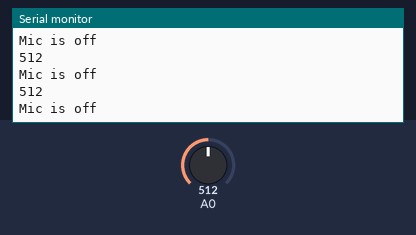
A sketch run on a simulated Arduino Uno, built with avr-gcc and run on an emulated ATmega328P. Parts: the last lines printed to the serial monitor. The inputs (shaded band) are chosen by the test bench; at power-on: A0 = 512.

Above: at 1.3 s.
1.4 s: A0 set to 686
At 1.81 s:
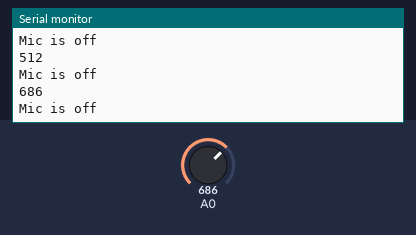
2.9 s: A0 set to 710
At 3.31 s:
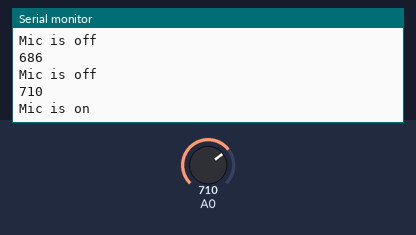
Timing chart, 0 to 5.9 s (numbered marks = the images above; inputs shaded):
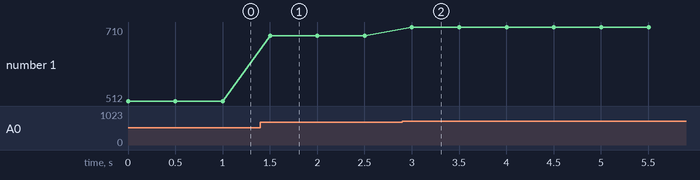

Measured:
- the behaviour switches between 700 and 701 on A0 (found by bisection; images 1 and 2)
- after the input at 1.4 s, the serial monitor: prints a new line after 0.10 s (image 1)
- after the input at 2.9 s, the serial monitor: prints a new line after 0.10 s (image 2)
- plotted number 1: 512 → 686 after the input at 1.4 s, 686 → 710 after the input at 2.9 s

The sketch:

sketch_aug01a.ino
```cpp
void setup(){
 Serial.begin(9600);
  pinMode(A0, INPUT);
}

void loop() {
int Sound_val=analogRead(A0);

 if (Sound_val>700){
  Serial.println(Sound_val);
  Serial.println("Mic is on");
   delay (500);
    }
    else
    {
       Serial.println(Sound_val);
  Serial.println("Mic is off");
delay(500);
 }
}
```
